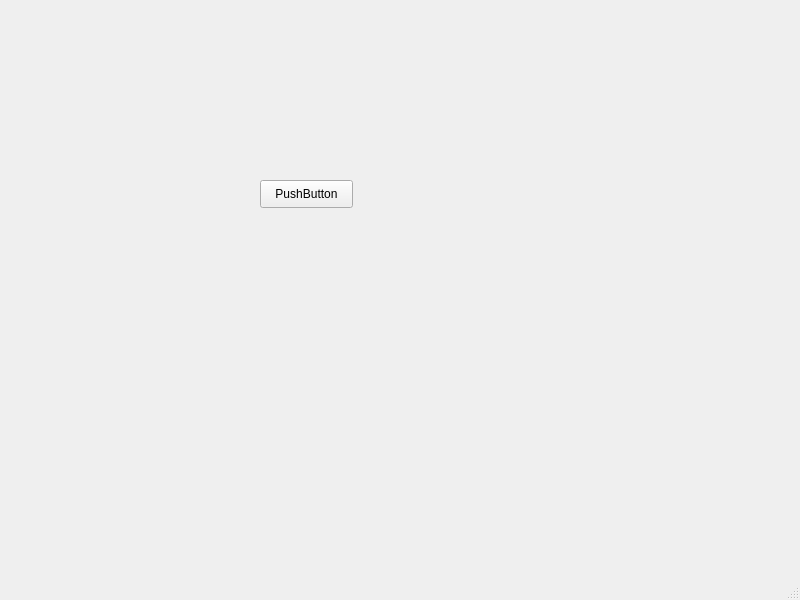
<?xml version="1.0" encoding="UTF-8"?>
<ui version="4.0">
 <class>MainWindow</class>
 <widget class="QMainWindow" name="MainWindow">
  <property name="geometry">
   <rect>
    <x>0</x>
    <y>0</y>
    <width>800</width>
    <height>600</height>
   </rect>
  </property>
  <property name="windowTitle">
   <string>MainWindow</string>
  </property>
  <widget class="QWidget" name="centralwidget">
   <widget class="QPushButton" name="pushButton">
    <property name="geometry">
     <rect>
      <x>260</x>
      <y>180</y>
      <width>93</width>
      <height>28</height>
     </rect>
    </property>
    <property name="text">
     <string>PushButton</string>
    </property>
   </widget>
  </widget>
  <widget class="QMenuBar" name="menubar">
   <property name="geometry">
    <rect>
     <x>0</x>
     <y>0</y>
     <width>800</width>
     <height>26</height>
    </rect>
   </property>
  </widget>
  <widget class="QStatusBar" name="statusbar"/>
 </widget>
 <resources/>
 <connections/>
</ui>
